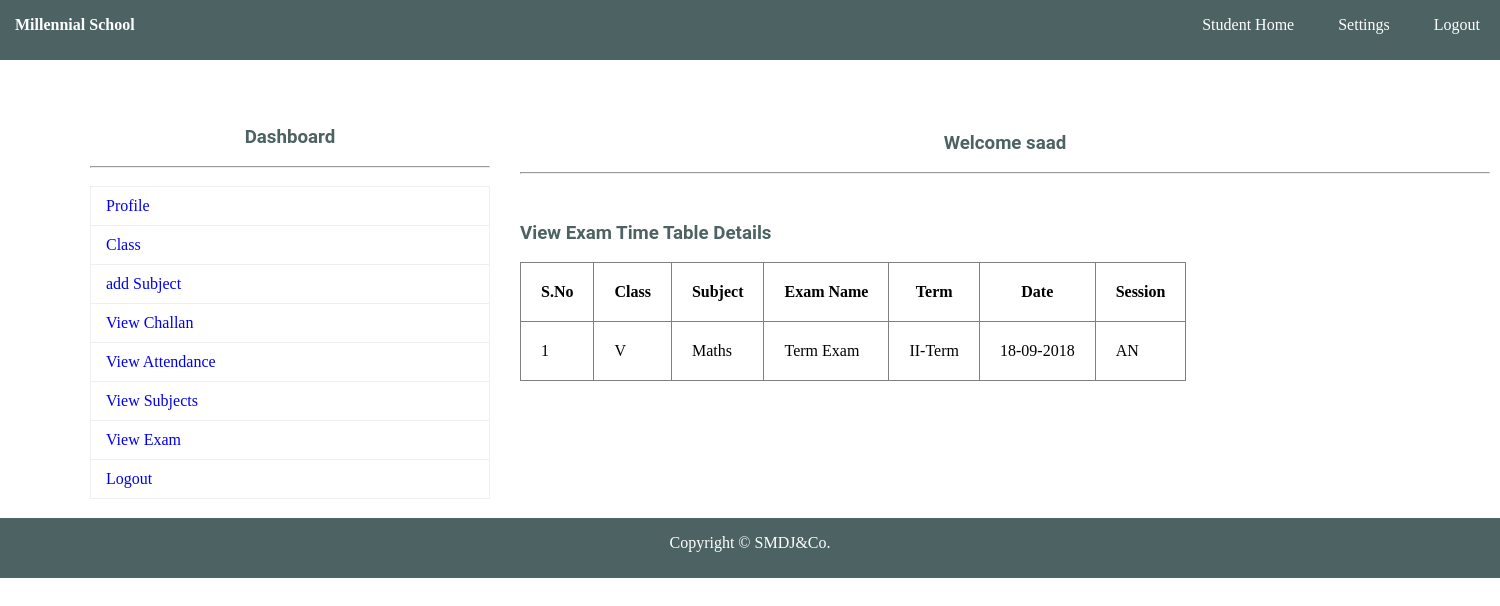
The page /MillennialSchool.com/school/view_exam_student.php (signed in) on the database its author committed.
### tables this page shows
CREATE TABLE `exam` (
  `EID` int(11) NOT NULL,
  `ENAME` varchar(150) NOT NULL,
  `ETYPE` varchar(150) NOT NULL,
  `EDATE` varchar(150) NOT NULL,
  `SESSION` varchar(150) NOT NULL,
  `CLASS` varchar(150) NOT NULL,
  `SUB` varchar(150) NOT NULL
);

### MillennialSchool.com/school/view_exam_student.php (the view, shortened to what this page needs)
<?php
	include"database.php";
?>
<!DOCTYPE html>
<html>
	<head>
		<link rel="stylesheet" type="text/css" href="css/style.css">
	</head>
	<body>
			<?php include"navbar.php";?><br>
			<div id="section">
					<?php include"sidebar.php";?><br><br><br>
					<h3 class="text">Welcome <?php echo $_SESSION["NAME"]; ?></h3><br><hr><br>
				<div class="content">
						<h3 >View Exam Time Table Details</h3><br>
						<table border="1px">
							<tr>
								<th>S.No</th>
								<th>Class </th>
								<th>Subject</th>
								<th>Exam Name</th>
								<th>Term</th>
								<th>Date</th>
								<th>Session</th>
							</tr>
							<?php
								$s="select * from exam";
								$res=$db->query($s);
								if($res->num_rows>0)
								{
									$i=0;
									while($r=$res->fetch_assoc())
									{
										$i++;
										echo "
											<tr>
												<td>{$i}</td>
												<td>{$r["CLASS"]}</td>
												<td>{$r["SUB"]}</td>
												<td>{$r["ENAME"]}</td>
												<td>{$r["ETYPE"]}</td>
												<td>{$r["EDATE"]}</td>
												<td>{$r["SESSION"]}</td>
											</tr>
										";
									}
								}
								else
								{
									echo "No Record Found";
								}
							?>
						</table>
				</div>
			</div>
				<?php include"footer.php";?>
	</body>
</html>

### MillennialSchool.com/school/css/style.css (style rules this page uses)
* { padding:0px; margin:0px; }
html { background:#fff; }
h1,h2,h3,h4,h5,h6,label { font-family:roboto; color:#4D6262; }
.text { text-align:center; }
#section { height:auto; width:1400px; margin-left:90px; font-family:cambria; }
.content { margin-top:30px; height:auto; width:950px; float:left; }
tr,td,th { padding:20px; }
table { border-collapse:collapse; }

### rows shown on the page
exam: CLASS "V", SUB "Maths", ENAME "Term Exam", ETYPE "II-Term", EDATE "18-09-2018", SESSION "AN"

### other values the page prints
$_SESSION["NAME"] "saad"
